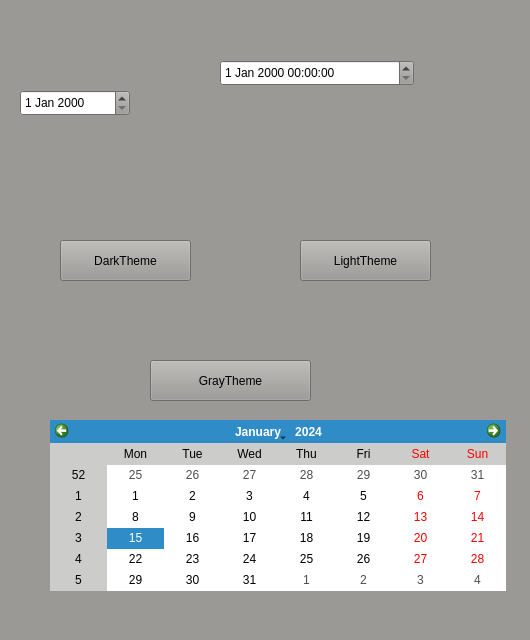
<?xml version="1.0" encoding="UTF-8"?>
<ui version="4.0">
    <class>calculator::main_window</class>
    <widget class="QMainWindow" name="calculator::main_window">
        <property name="geometry">
            <rect>
                <x>0</x>
                <y>0</y>
                <width>530</width>
                <height>640</height>
            </rect>
        </property>
        <property name="palette">
            <palette>
                <active>
                    <colorrole role="WindowText">
                        <brush brushstyle="SolidPattern">
                            <color alpha="255">
                                <red>0</red>
                                <green>0</green>
                                <blue>0</blue>
                            </color>
                        </brush>
                    </colorrole>
                    <colorrole role="Button">
                        <brush brushstyle="SolidPattern">
                            <color alpha="255">
                                <red>154</red>
                                <green>153</green>
                                <blue>150</blue>
                            </color>
                        </brush>
                    </colorrole>
                    <colorrole role="Light">
                        <brush brushstyle="SolidPattern">
                            <color alpha="255">
                                <red>231</red>
                                <green>230</green>
                                <blue>225</blue>
                            </color>
                        </brush>
                    </colorrole>
                    <colorrole role="Midlight">
                        <brush brushstyle="SolidPattern">
                            <color alpha="255">
                                <red>192</red>
                                <green>191</green>
                                <blue>187</blue>
                            </color>
                        </brush>
                    </colorrole>
                    <colorrole role="Dark">
                        <brush brushstyle="SolidPattern">
                            <color alpha="255">
                                <red>77</red>
                                <green>77</green>
                                <blue>75</blue>
                            </color>
                        </brush>
                    </colorrole>
                    <colorrole role="Mid">
                        <brush brushstyle="SolidPattern">
                            <color alpha="255">
                                <red>103</red>
                                <green>102</green>
                                <blue>100</blue>
                            </color>
                        </brush>
                    </colorrole>
                    <colorrole role="Text">
                        <brush brushstyle="SolidPattern">
                            <color alpha="255">
                                <red>0</red>
                                <green>0</green>
                                <blue>0</blue>
                            </color>
                        </brush>
                    </colorrole>
                    <colorrole role="BrightText">
                        <brush brushstyle="SolidPattern">
                            <color alpha="255">
                                <red>255</red>
                                <green>255</green>
                                <blue>255</blue>
                            </color>
                        </brush>
                    </colorrole>
                    <colorrole role="ButtonText">
                        <brush brushstyle="SolidPattern">
                            <color alpha="255">
                                <red>0</red>
                                <green>0</green>
                                <blue>0</blue>
                            </color>
                        </brush>
                    </colorrole>
                    <colorrole role="Base">
                        <brush brushstyle="SolidPattern">
                            <color alpha="255">
                                <red>255</red>
                                <green>255</green>
                                <blue>255</blue>
                            </color>
                        </brush>
                    </colorrole>
                    <colorrole role="Window">
                        <brush brushstyle="SolidPattern">
                            <color alpha="255">
                                <red>154</red>
                                <green>153</green>
                                <blue>150</blue>
                            </color>
                        </brush>
                    </colorrole>
                    <colorrole role="Shadow">
                        <brush brushstyle="SolidPattern">
                            <color alpha="255">
                                <red>0</red>
                                <green>0</green>
                                <blue>0</blue>
                            </color>
                        </brush>
                    </colorrole>
                    <colorrole role="AlternateBase">
                        <brush brushstyle="SolidPattern">
                            <color alpha="255">
                                <red>204</red>
                                <green>204</green>
                                <blue>202</blue>
                            </color>
                        </brush>
                    </colorrole>
                    <colorrole role="ToolTipBase">
                        <brush brushstyle="SolidPattern">
                            <color alpha="255">
                                <red>255</red>
                                <green>255</green>
                                <blue>220</blue>
                            </color>
                        </brush>
                    </colorrole>
                    <colorrole role="ToolTipText">
                        <brush brushstyle="SolidPattern">
                            <color alpha="255">
                                <red>0</red>
                                <green>0</green>
                                <blue>0</blue>
                            </color>
                        </brush>
                    </colorrole>
                    <colorrole role="PlaceholderText">
                        <brush brushstyle="SolidPattern">
                            <color alpha="128">
                                <red>0</red>
                                <green>0</green>
                                <blue>0</blue>
                            </color>
                        </brush>
                    </colorrole>
                </active>
                <inactive>
                    <colorrole role="WindowText">
                        <brush brushstyle="SolidPattern">
                            <color alpha="255">
                                <red>0</red>
                                <green>0</green>
                                <blue>0</blue>
                            </color>
                        </brush>
                    </colorrole>
                    <colorrole role="Button">
                        <brush brushstyle="SolidPattern">
                            <color alpha="255">
                                <red>154</red>
                                <green>153</green>
                                <blue>150</blue>
                            </color>
                        </brush>
                    </colorrole>
                    <colorrole role="Light">
                        <brush brushstyle="SolidPattern">
                            <color alpha="255">
                                <red>231</red>
                                <green>230</green>
                                <blue>225</blue>
                            </color>
                        </brush>
                    </colorrole>
                    <colorrole role="Midlight">
                        <brush brushstyle="SolidPattern">
                            <color alpha="255">
                                <red>192</red>
                                <green>191</green>
                                <blue>187</blue>
                            </color>
                        </brush>
                    </colorrole>
                    <colorrole role="Dark">
                        <brush brushstyle="SolidPattern">
                            <color alpha="255">
                                <red>77</red>
                                <green>77</green>
                                <blue>75</blue>
                            </color>
                        </brush>
                    </colorrole>
                    <colorrole role="Mid">
                        <brush brushstyle="SolidPattern">
                            <color alpha="255">
                                <red>103</red>
                                <green>102</green>
                                <blue>100</blue>
                            </color>
                        </brush>
                    </colorrole>
                    <colorrole role="Text">
                        <brush brushstyle="SolidPattern">
                            <color alpha="255">
                                <red>0</red>
                                <green>0</green>
                                <blue>0</blue>
                            </color>
                        </brush>
                    </colorrole>
                    <colorrole role="BrightText">
                        <brush brushstyle="SolidPattern">
                            <color alpha="255">
                                <red>255</red>
                                <green>255</green>
                                <blue>255</blue>
                            </color>
                        </brush>
                    </colorrole>
                    <colorrole role="ButtonText">
                        <brush brushstyle="SolidPattern">
                            <color alpha="255">
                                <red>0</red>
                                <green>0</green>
                                <blue>0</blue>
                            </color>
                        </brush>
                    </colorrole>
                    <colorrole role="Base">
                        <brush brushstyle="SolidPattern">
                            <color alpha="255">
                                <red>255</red>
                                <green>255</green>
                                <blue>255</blue>
                            </color>
                        </brush>
                    </colorrole>
                    <colorrole role="Window">
                        <brush brushstyle="SolidPattern">
                            <color alpha="255">
                                <red>154</red>
                                <green>153</green>
                                <blue>150</blue>
                            </color>
                        </brush>
                    </colorrole>
                    <colorrole role="Shadow">
                        <brush brushstyle="SolidPattern">
                            <color alpha="255">
                                <red>0</red>
                                <green>0</green>
                                <blue>0</blue>
                            </color>
                        </brush>
                    </colorrole>
                    <colorrole role="AlternateBase">
                        <brush brushstyle="SolidPattern">
                            <color alpha="255">
                                <red>204</red>
                                <green>204</green>
                                <blue>202</blue>
                            </color>
                        </brush>
                    </colorrole>
                    <colorrole role="ToolTipBase">
                        <brush brushstyle="SolidPattern">
                            <color alpha="255">
                                <red>255</red>
                                <green>255</green>
                                <blue>220</blue>
                            </color>
                        </brush>
                    </colorrole>
                    <colorrole role="ToolTipText">
                        <brush brushstyle="SolidPattern">
                            <color alpha="255">
                                <red>0</red>
                                <green>0</green>
                                <blue>0</blue>
                            </color>
                        </brush>
                    </colorrole>
                    <colorrole role="PlaceholderText">
                        <brush brushstyle="SolidPattern">
                            <color alpha="128">
                                <red>0</red>
                                <green>0</green>
                                <blue>0</blue>
                            </color>
                        </brush>
                    </colorrole>
                </inactive>
                <disabled>
                    <colorrole role="WindowText">
                        <brush brushstyle="SolidPattern">
                            <color alpha="255">
                                <red>77</red>
                                <green>77</green>
                                <blue>75</blue>
                            </color>
                        </brush>
                    </colorrole>
                    <colorrole role="Button">
                        <brush brushstyle="SolidPattern">
                            <color alpha="255">
                                <red>154</red>
                                <green>153</green>
                                <blue>150</blue>
                            </color>
                        </brush>
                    </colorrole>
                    <colorrole role="Light">
                        <brush brushstyle="SolidPattern">
                            <color alpha="255">
                                <red>231</red>
                                <green>230</green>
                                <blue>225</blue>
                            </color>
                        </brush>
                    </colorrole>
                    <colorrole role="Midlight">
                        <brush brushstyle="SolidPattern">
                            <color alpha="255">
                                <red>192</red>
                                <green>191</green>
                                <blue>187</blue>
                            </color>
                        </brush>
                    </colorrole>
                    <colorrole role="Dark">
                        <brush brushstyle="SolidPattern">
                            <color alpha="255">
                                <red>77</red>
                                <green>77</green>
                                <blue>75</blue>
                            </color>
                        </brush>
                    </colorrole>
                    <colorrole role="Mid">
                        <brush brushstyle="SolidPattern">
                            <color alpha="255">
                                <red>103</red>
                                <green>102</green>
                                <blue>100</blue>
                            </color>
                        </brush>
                    </colorrole>
                    <colorrole role="Text">
                        <brush brushstyle="SolidPattern">
                            <color alpha="255">
                                <red>77</red>
                                <green>77</green>
                                <blue>75</blue>
                            </color>
                        </brush>
                    </colorrole>
                    <colorrole role="BrightText">
                        <brush brushstyle="SolidPattern">
                            <color alpha="255">
                                <red>255</red>
                                <green>255</green>
                                <blue>255</blue>
                            </color>
                        </brush>
                    </colorrole>
                    <colorrole role="ButtonText">
                        <brush brushstyle="SolidPattern">
                            <color alpha="255">
                                <red>77</red>
                                <green>77</green>
                                <blue>75</blue>
                            </color>
                        </brush>
                    </colorrole>
                    <colorrole role="Base">
                        <brush brushstyle="SolidPattern">
                            <color alpha="255">
                                <red>154</red>
                                <green>153</green>
                                <blue>150</blue>
                            </color>
                        </brush>
                    </colorrole>
                    <colorrole role="Window">
                        <brush brushstyle="SolidPattern">
                            <color alpha="255">
                                <red>154</red>
                                <green>153</green>
                                <blue>150</blue>
                            </color>
                        </brush>
                    </colorrole>
                    <colorrole role="Shadow">
                        <brush brushstyle="SolidPattern">
                            <color alpha="255">
                                <red>0</red>
                                <green>0</green>
                                <blue>0</blue>
                            </color>
                        </brush>
                    </colorrole>
                    <colorrole role="AlternateBase">
                        <brush brushstyle="SolidPattern">
                            <color alpha="255">
                                <red>154</red>
                                <green>153</green>
                                <blue>150</blue>
                            </color>
                        </brush>
                    </colorrole>
                    <colorrole role="ToolTipBase">
                        <brush brushstyle="SolidPattern">
                            <color alpha="255">
                                <red>255</red>
                                <green>255</green>
                                <blue>220</blue>
                            </color>
                        </brush>
                    </colorrole>
                    <colorrole role="ToolTipText">
                        <brush brushstyle="SolidPattern">
                            <color alpha="255">
                                <red>0</red>
                                <green>0</green>
                                <blue>0</blue>
                            </color>
                        </brush>
                    </colorrole>
                    <colorrole role="PlaceholderText">
                        <brush brushstyle="SolidPattern">
                            <color alpha="128">
                                <red>0</red>
                                <green>0</green>
                                <blue>0</blue>
                            </color>
                        </brush>
                    </colorrole>
                </disabled>
            </palette>
        </property>
        <property name="windowTitle">
            <string>main_window</string>
        </property>
        <widget class="QWidget" name="centralwidget">
            <widget class="QPushButton" name="pushButton_2">
                <property name="geometry">
                    <rect>
                        <x>60</x>
                        <y>240</y>
                        <width>131</width>
                        <height>41</height>
                    </rect>
                </property>
                <property name="text">
                    <string>DarkTheme</string>
                </property>
            </widget>
            <widget class="QPushButton" name="pushButton">
                <property name="geometry">
                    <rect>
                        <x>300</x>
                        <y>240</y>
                        <width>131</width>
                        <height>41</height>
                    </rect>
                </property>
                <property name="text">
                    <string>LightTheme</string>
                </property>
            </widget>
            <widget class="QPushButton" name="pushButton_3">
                <property name="geometry">
                    <rect>
                        <x>150</x>
                        <y>360</y>
                        <width>161</width>
                        <height>41</height>
                    </rect>
                </property>
                <property name="text">
                    <string>GrayTheme</string>
                </property>
            </widget>
            <widget class="QDateEdit" name="dateEdit">
                <property name="geometry">
                    <rect>
                        <x>20</x>
                        <y>90</y>
                        <width>110</width>
                        <height>26</height>
                    </rect>
                </property>
            </widget>
            <widget class="QDateTimeEdit" name="dateTimeEdit">
                <property name="geometry">
                    <rect>
                        <x>220</x>
                        <y>60</y>
                        <width>194</width>
                        <height>26</height>
                    </rect>
                </property>
            </widget>
            <widget class="QCalendarWidget" name="calendarWidget">
                <property name="geometry">
                    <rect>
                        <x>50</x>
                        <y>420</y>
                        <width>456</width>
                        <height>171</height>
                    </rect>
                </property>
            </widget>
        </widget>
        <widget class="QMenuBar" name="menubar">
            <property name="geometry">
                <rect>
                    <x>0</x>
                    <y>0</y>
                    <width>530</width>
                    <height>22</height>
                </rect>
            </property>
        </widget>
    </widget>
    <resources/>
    <connections>
        <connection>
            <sender>pushButton_2</sender>
            <signal>clicked()</signal>
            <receiver>calculator::main_window</receiver>
            <slot>slot1()</slot>
            <hints>
                <hint type="sourcelabel">
                    <x>147</x>
                    <y>284</y>
                </hint>
                <hint type="destinationlabel">
                    <x>386</x>
                    <y>476</y>
                </hint>
            </hints>
        </connection>
        <connection>
            <sender>pushButton</sender>
            <signal>clicked()</signal>
            <receiver>calculator::main_window</receiver>
            <slot>slot2()</slot>
            <hints>
                <hint type="sourcelabel">
                    <x>373</x>
                    <y>293</y>
                </hint>
                <hint type="destinationlabel">
                    <x>347</x>
                    <y>380</y>
                </hint>
            </hints>
        </connection>
        <connection>
            <sender>pushButton_3</sender>
            <signal>clicked()</signal>
            <receiver>calculator::main_window</receiver>
            <slot>gray()</slot>
            <hints>
                <hint type="sourcelabel">
                    <x>263</x>
                    <y>399</y>
                </hint>
                <hint type="destinationlabel">
                    <x>223</x>
                    <y>151</y>
                </hint>
            </hints>
        </connection>
    </connections>
    <slots>
        <slot>slot1()</slot>
        <slot>slot2()</slot>
        <slot>gray()</slot>
    </slots>
</ui>
